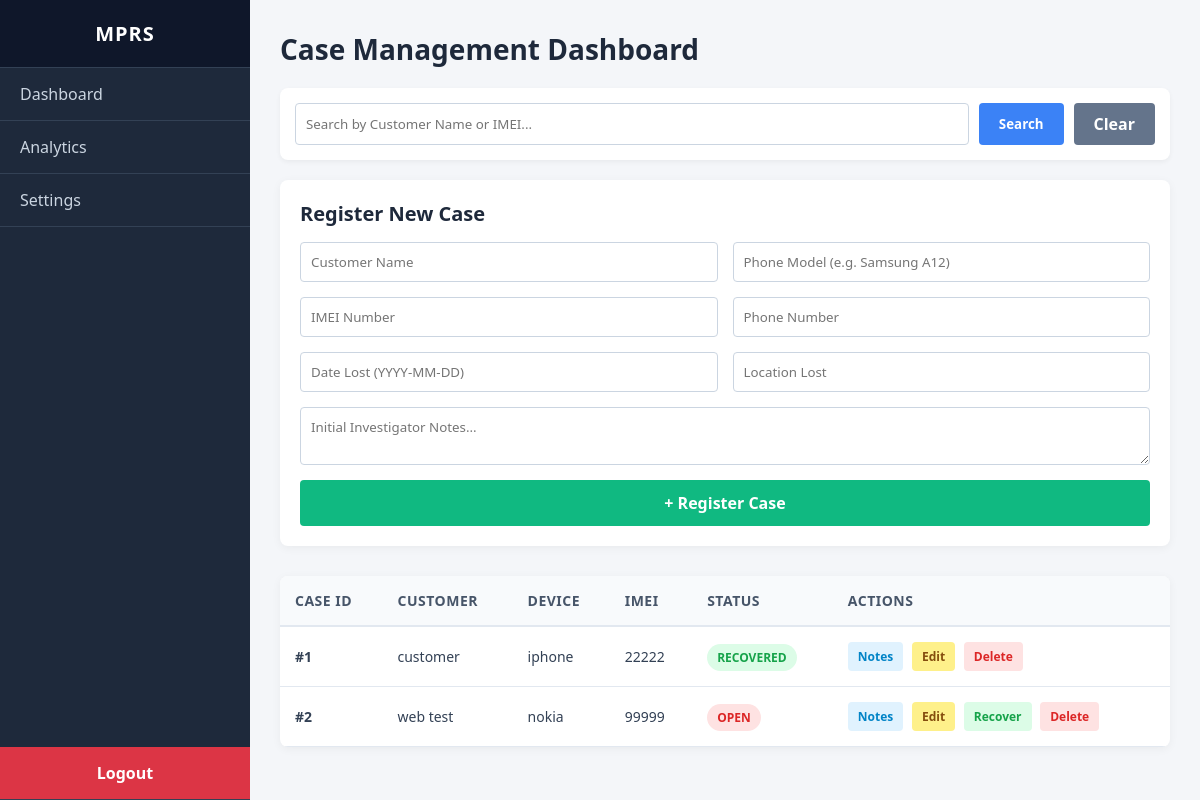
The page / (signed in) on the database as committed earlier.
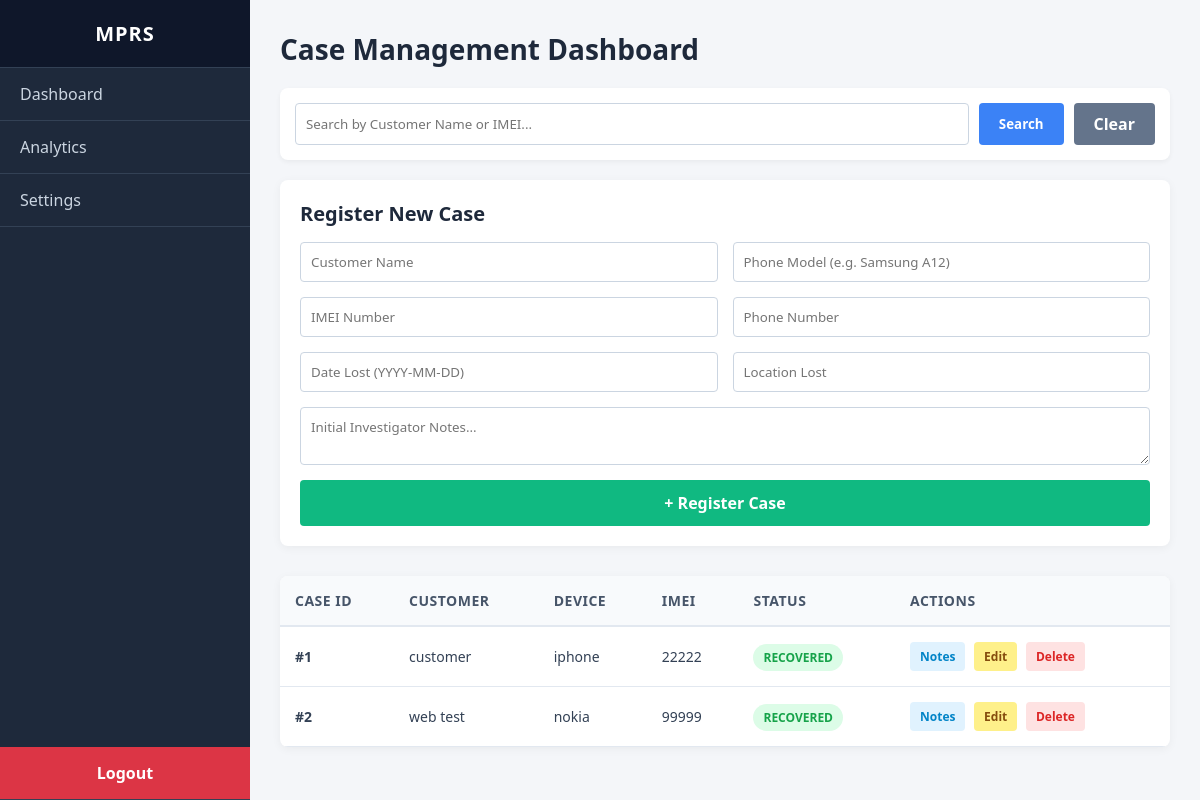
The same page on the database as committed later.
### tables this page shows
CREATE TABLE cases (
        id INTEGER PRIMARY KEY AUTOINCREMENT,
        customer_name TEXT,
        phone_model TEXT,
        imei TEXT,
        phone_number TEXT,
        date_lost TEXT,
        location_lost TEXT,
        status TEXT,
        notes TEXT
    );

### app.py (the view)
@app.route('/')
def home():
    if 'logged_in' not in session:
        return redirect(url_for('login'))
    search_query = request.args.get('search', '')
    conn = sqlite3.connect('mprs_cases.db')
    cursor = conn.cursor()
    if search_query:
        cursor.execute("SELECT * FROM cases WHERE customer_name LIKE ? OR imei LIKE ?", ('%'+search_query+'%', '%'+search_query+'%'))
    else:
        cursor.execute("SELECT * FROM cases")
    all_cases = cursor.fetchall()
    conn.close()
    return render_template('index.html', cases=all_cases, search_query=search_query)

### templates/index.html (shortened to what this page needs)
<!DOCTYPE html>
<html>
<head>
</head>
<body>
    <div class="sidebar">
        <h2>MPRS</h2>
        <a href="/">Dashboard</a>
        <a href="#" onclick="alert('Feature coming soon!')">Analytics</a>
        <a href="#" onclick="alert('Feature coming soon!')">Settings</a>
        <a href="/logout" class="logout-btn">Logout</a>
    </div>
    <div class="main-content">
        <h1>Case Management Dashboard</h1>
        <div class="search-bar">
            <form action="/" method="GET" style="display: flex; flex: 1; gap: 10px;">
                <input type="text" name="search" placeholder="Search by Customer Name or IMEI..." value="{{ search_query }}">
                <button type="submit">Search</button>
                <a href="/">Clear</a>
            </form>
        </div>
        <div class="form-section">
            <h2 style="margin-bottom: 15px; color: #1e293b; font-size: 20px;">Register New Case</h2>
            <form action="/add" method="POST" class="form-grid">
                <input type="text" name="customer_name" placeholder="Customer Name" required>
                <input type="text" name="phone_model" placeholder="Phone Model (e.g. Samsung A12)" required>
                <input type="text" name="imei" placeholder="IMEI Number" required>
                <input type="text" name="phone_number" placeholder="Phone Number" required>
                <input type="text" name="date_lost" placeholder="Date Lost (YYYY-MM-DD)" required>
                <input type="text" name="location_lost" placeholder="Location Lost" required>
                <textarea name="notes" placeholder="Initial Investigator Notes..." rows="2"></textarea>
                <button type="submit">+ Register Case</button>
            </form>
        </div>
        <div class="table-container">
            <table>
                <thead>
                    <tr>
                        <th>Case ID</th>
                        <th>Customer</th>
                        <th>Device</th>
                        <th>IMEI</th>
                        <th>Status</th>
                        <th>Actions</th>
                    </tr>
                </thead>
                <tbody>
                    {% for case in cases %}
                    <tr>
                        <td><strong>#{{ case[0] }}</strong></td>
                        <td>{{ case[1] }}</td>
                        <td>{{ case[2] }}</td>
                        <td>{{ case[3] }}</td>
                        <td>
                            {% if case[7] == 'Open' %}
                                <span class="badge-open">OPEN</span>
                            {% else %}
                                <span class="badge-recovered">RECOVERED</span>
                            {% endif %}
                        </td>
                        <td>
                            <a href="/case/{{ case[0] }}" class="action-btn btn-view">Notes</a>
                            <a href="/edit/{{ case[0] }}" class="action-btn btn-edit">Edit</a>
                            {% if case[7] == 'Open' %}
                                <a href="/recover/{{ case[0] }}" class="action-btn btn-recover">Recover</a>
                            {% endif %}
                            <a href="/delete/{{ case[0] }}" class="action-btn btn-delete" onclick="return confirm('Are you sure you want to delete this case?');">Delete</a>
                        </td>
                    </tr>
                    {% endfor %}
                </tbody>
            </table>
        </div>
    </div>
</body>
</html>

### templates/index.html (style rules this page uses)
* { box-sizing: border-box; margin: 0; padding: 0; font-family: 'Segoe UI', Tahoma, Geneva, Verdana, sans-serif; }
body { display: flex; height: 100vh; background-color: #f4f6f9; }
.sidebar { width: 250px; background-color: #1e293b; color: white; display: flex; flex-direction: column; }
.sidebar h2 { padding: 20px; text-align: center; background-color: #0f172a; border-bottom: 1px solid #334155; font-size: 20px; letter-spacing: 1px; }
.sidebar a { padding: 15px 20px; text-decoration: none; color: #cbd5e1; display: block; border-bottom: 1px solid #334155; transition: 0.3s; }
.sidebar .logout-btn { margin-top: auto; background-color: #dc3545; color: white; text-align: center; font-weight: bold; }
.main-content { flex: 1; padding: 30px; overflow-y: auto; }
h1 { color: #1e293b; margin-bottom: 20px; font-size: 28px; }
.search-bar { display: flex; gap: 10px; margin-bottom: 20px; background: white; padding: 15px; border-radius: 8px; box-shadow: 0 2px 5px rgba(0,0,0,0.05); }
.search-bar input { flex: 1; padding: 10px; border: 1px solid #cbd5e1; border-radius: 4px; outline: none; }
.search-bar button { padding: 10px 20px; background: #3b82f6; color: white; border: none; border-radius: 4px; cursor: pointer; font-weight: bold; }
.search-bar a { padding: 10px 20px; background: #64748b; color: white; text-decoration: none; border-radius: 4px; font-weight: bold; display: flex; align-items: center; }
.table-container { background: white; border-radius: 8px; box-shadow: 0 2px 10px rgba(0,0,0,0.05); overflow-x: auto; }
table { width: 100%; border-collapse: collapse; text-align: left; }
th { background-color: #f8fafc; color: #475569; padding: 15px; border-bottom: 2px solid #e2e8f0; font-size: 14px; text-transform: uppercase; letter-spacing: 0.5px; }
td { padding: 15px; border-bottom: 1px solid #e2e8f0; color: #334155; font-size: 14px; }
.badge-recovered { background-color: #dcfce7; color: #16a34a; padding: 5px 10px; border-radius: 20px; font-weight: bold; font-size: 12px; }
.action-btn { padding: 6px 10px; text-decoration: none; border-radius: 4px; font-size: 12px; font-weight: bold; margin-right: 5px; display: inline-block; }
.btn-view { background-color: #e0f2fe; color: #0284c7; }
.btn-edit { background-color: #fef08a; color: #854d0e; }
.btn-delete { background-color: #fee2e2; color: #dc2626; }
.form-section { background: white; padding: 20px; border-radius: 8px; box-shadow: 0 2px 10px rgba(0,0,0,0.05); margin-bottom: 30px; }
.form-grid { display: grid; grid-template-columns: 1fr 1fr; gap: 15px; }
.form-grid input, .form-grid textarea { width: 100%; padding: 10px; border: 1px solid #cbd5e1; border-radius: 4px; }
.form-grid textarea { grid-column: span 2; }
.form-grid button { grid-column: span 2; padding: 12px; background: #10b981; color: white; border: none; border-radius: 4px; cursor: pointer; font-weight: bold; font-size: 16px; }

Rows that differ between the two databases and show on the page:
changed cases "web test": status "OPEN Recover" → "RECOVERED"
